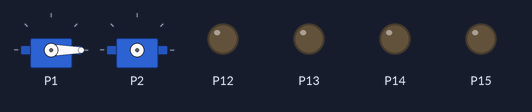
A program run on a simulated BBC micro:bit (MakeCode). Parts: 2 × servo, output pins drawn as LEDs (lit = HIGH). At 5.0 s the program stops and its outputs stay as they are.

Above: at 0.1 s.
At 1.1 s:
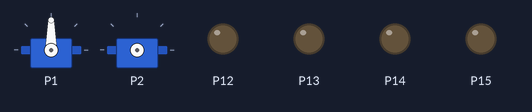
At 2.1 s:
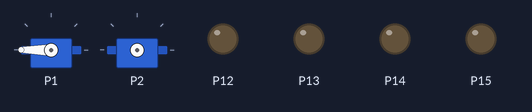
At 5.1 s:
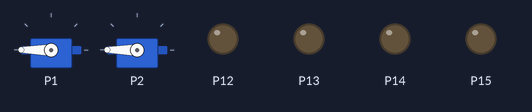
Timing chart, 0 to 6.5 s (numbered marks = the images above):
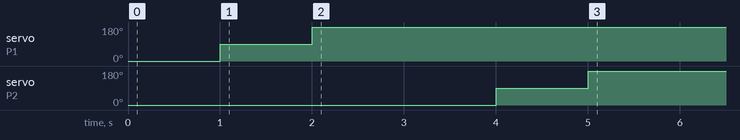

The program:

main.ts
```typescript
/** bricks4kidz handler */
//% icon="\uf1b3" color=#0000FF
namespace bricks4kidz {
    /**
     * DC motor A direction and power.
     * @param power from 0 to 100 with - sign indicating reverse direction
     */
    //% blockId=b4kdcmotora
    //% block="DC motor A direction and power $power"
    //% power.min=-100 power.max=100
    export function motorA(power: number) {
        if (power < 0) {
            pins.digitalWritePin(DigitalPin.P14, 0)
            pins.analogWritePin(AnalogPin.P15, pins.map(power * -1, 0, 100, 0, 1023))
        } else if (power > 0) {
            pins.digitalWritePin(DigitalPin.P14, 1)
            pins.analogWritePin(AnalogPin.P15, pins.map(power, 0, 100, 0, 1023))
        } else {
            pins.digitalWritePin(DigitalPin.P15, 0)
        }
    }

    /**
     * DC motor B direction and power.
     * @param power from 0 to 100 with - sign indicating reverse direction
     */
    //% blockId=b4kdcmotorb
    //% block="DC motor B direction and power $power"
    //% power.min=-100 power.max=100
    export function motorB(power: number) {
        if (power<0){
            pins.digitalWritePin(DigitalPin.P13, 0)
            pins.analogWritePin(AnalogPin.P12, pins.map(power*-1, 0, 100, 0, 1023))
        } else if (power>0){
            pins.digitalWritePin(DigitalPin.P13, 1)
            pins.analogWritePin(AnalogPin.P12, pins.map(power, 0, 100, 0, 1023))
        }else{
            pins.digitalWritePin(DigitalPin.P12, 0)
        }
    }

    /**
     * 360 degree Servo 1 positioning.
     * @param angle from 0 to 360
     */
    //% blockId=b4k360servoOne
    //% block="360 servo 1 angle $angle"
    //% angle.min=0 angle.max=360
    export function servo3601(angle: number) {
        pins.servoWritePin(AnalogPin.P1, pins.map(angle, 0, 360, 0, 180))
    }

    /**
     * 360 degree Servo 2 positioning.
     * @param angle from 0 to 360
     */
    //% blockId=b4k360servoTwo
    //% block="360 servo 2 angle $angle"
    //% angle.min=0 angle.max=360
    export function servo3602(angle: number) {
        pins.servoWritePin(AnalogPin.P2, pins.map(angle, 0, 360, 0, 180))
    }

    /**
     * 180 degree Servo 1 positioning.
     * @param angle from 0 to 180
     */
    //% blockId=b4k180servoOne
    //% block="180 servo 1 angle $angle"
    //% angle.min=0 angle.max=180
    export function servo1801(angle: number) {
        pins.servoWritePin(AnalogPin.P1, pins.map(angle, 0, 180, 0, 180))
    }

    /**
     * 180 degree Servo 2 positioning.
     * @param angle from 0 to 180
     */
     //% blockId=b4k180servoTwo
    //% block="180 servo 2 angle $angle"
    //% angle.min=0 angle.max=180
    export function servo1802(angle: number) {
        pins.servoWritePin(AnalogPin.P2, pins.map(angle, 0, 180, 0, 180))
    }

}
```

test.ts
```typescript
// tests go here; this will not be compiled when this package is used as an extension.
//The following will test that both DC motors A and B rotate in both directions at full power
bricks4kidz.motorA(100);
bricks4kidz.motorB(100);
bricks4kidz.motorA(-100);
bricks4kidz.motorB(-100);
//The following will test the DC motors A and B stop
bricks4kidz.motorA(0);
bricks4kidz.motorB(0);
//Position 360 degree servo 1 to 0 degrees
bricks4kidz.servo3601(0);
basic.pause(1000);
//Rotate 360 degree servo 1 to 180 degrees
bricks4kidz.servo3601(180);
basic.pause(1000);
//Rotate 360 degree servo 1 to 360 degrees
bricks4kidz.servo3601(360);
basic.pause(1000);
//Position 180 degree servo 2 to 0 degrees
bricks4kidz.servo1802(0);
basic.pause(1000);
//Rotate 180 degree servo 2 to 90 degrees
bricks4kidz.servo1802(90);
basic.pause(1000);
//Rotate 180 degree servo 2 to 180 degrees
bricks4kidz.servo1802(180);
```
